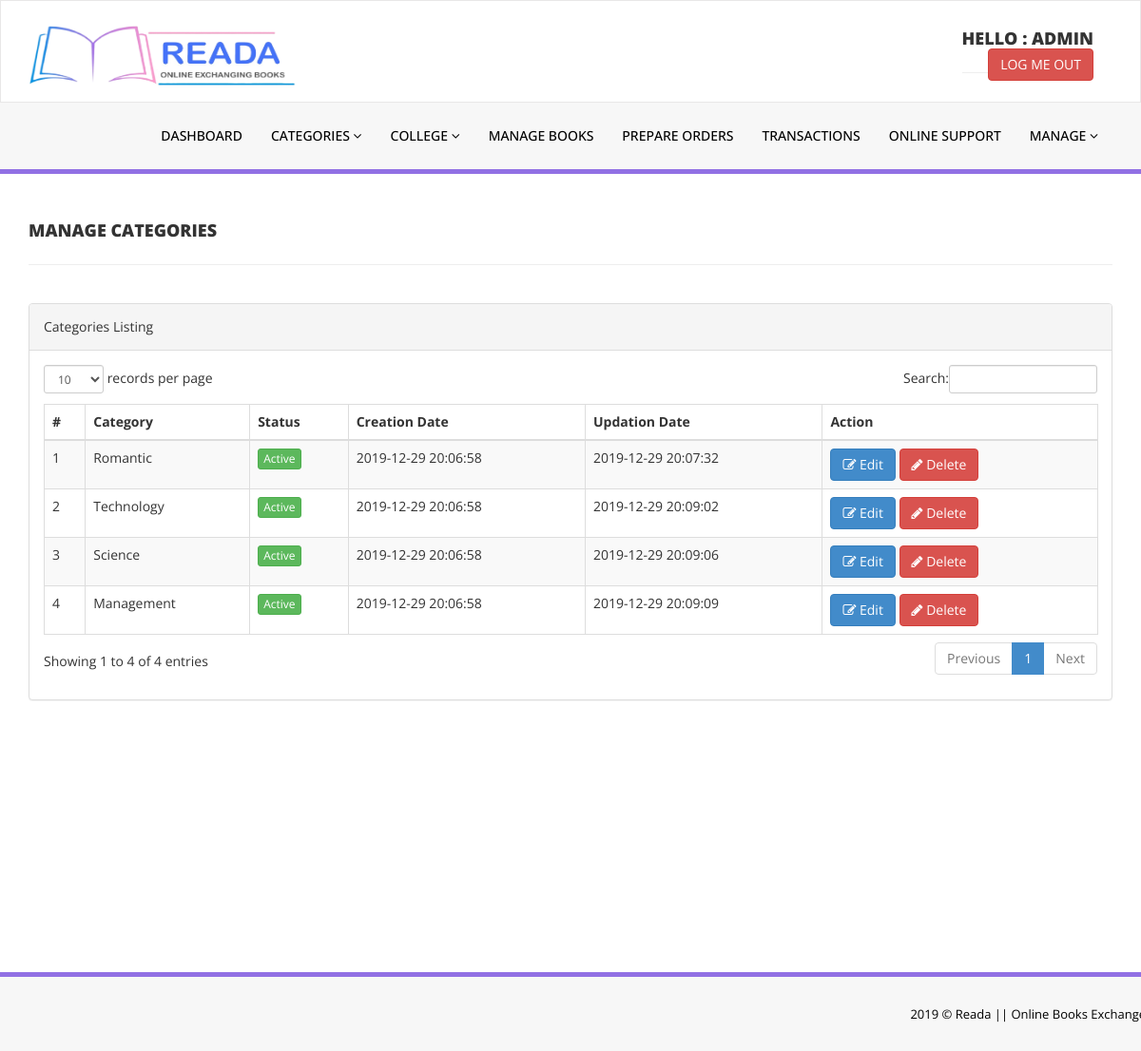
The app's page /admin/manage-categories.php (signed in) with its own data.
### tables this page shows
CREATE TABLE `tblcategory` (
  `id` int(11) NOT NULL,
  `CategoryName` varchar(150) DEFAULT NULL,
  `Status` int(1) DEFAULT NULL,
  `CreationDate` timestamp NULL DEFAULT CURRENT_TIMESTAMP,
  `UpdationDate` timestamp NOT NULL DEFAULT '0000-00-00 00:00:00' ON UPDATE CURRENT_TIMESTAMP
);

### src/admin/manage-categories.php (the view, shortened to what this page needs)
<?php
include('includes/config.php');
if(strlen($_SESSION['alogin'])==0)
    {
header('location:index.php');
}
else{
    ?>
<!DOCTYPE html>
<html xmlns="http://www.w3.org/1999/xhtml">
<head>
    <link href="assets/css/bootstrap.css" rel="stylesheet" />
    <link href="assets/css/font-awesome.css" rel="stylesheet" />
    <link href="assets/js/dataTables/dataTables.bootstrap.css" rel="stylesheet" />
    <link href="assets/css/style.css" rel="stylesheet" />
</head>
<body>
<?php include('includes/header.php');?>
    <div class="content-wrapper">
         <div class="container">
        <div class="row pad-botm">
            <div class="col-md-12">
                <h4 class="header-line">Manage Categories</h4>
    </div>
     <div class="row">
</div>
        </div>
            <div class="row">
                <div class="col-md-12">
                    <div class="panel panel-default">
                        <div class="panel-heading">
                           Categories Listing
                        </div>
                        <div class="panel-body">
                            <div class="table-responsive">
                                <table class="table table-striped table-bordered table-hover" id="dataTables-example">
                                    <thead>
                                        <tr>
                                            <th>#</th>
                                            <th>Category</th>
                                            <th>Status</th>
                                            <th>Creation Date</th>
                                            <th>Updation Date</th>
                                            <th>Action</th>
                                        </tr>
                                    </thead>
                                    <tbody>
<?php $sql = "SELECT * from  tblcategory";
$query = $dbh -> prepare($sql);
$query->execute();
$results=$query->fetchAll(PDO::FETCH_OBJ);
$cnt=1;
if($query->rowCount() > 0)
{
foreach($results as $result)
{               ?>
                                        <tr class="odd gradeX">
                                            <td class="center"><?php echo htmlentities($cnt);?></td>
                                            <td class="center"><?php echo htmlentities($result->CategoryName);?></td>
                                            <td class="center"><?php if($result->Status==1) {?>
                                            <a href="#" class="btn btn-success btn-xs">Active</a>
                                            <?php } else {?>
                                            <a href="#" class="btn btn-danger btn-xs">Inactive</a>
                                            <?php } ?></td>
                                            <td class="center"><?php echo htmlentities($result->CreationDate);?></td>
                                            <td class="center"><?php echo htmlentities($result->UpdationDate);?></td>
                                            <td class="center">
                                            <a href="edit-category.php?catid=<?php echo htmlentities($result->id);?>"><button class="btn btn-primary"><i class="fa fa-edit "></i> Edit</button>
                                          <a href="manage-categories.php?del=<?php echo htmlentities($result->id);?>" onclick="return confirm('Are you sure you want to delete?');"" >  <button class="btn btn-danger"><i class="fa fa-pencil"></i> Delete</button>
                                            </td>
                                        </tr>
 <?php $cnt=$cnt+1;}} ?>
                                    </tbody>
                                </table>
                            </div>
                        </div>
                    </div>
                </div>
            </div>
    </div>
    </div>
  <?php include('includes/footer.php');?>
</body>
</html>
<?php } ?>

### src/admin/assets/css/style.css (style rules this page uses)
.content-wrapper { margin-top: 40px; min-height:800px; padding-bottom:90px; }
.header-line { font-weight:900; padding-bottom:25px; border-bottom:1px solid #eeeeee; text-transform:uppercase; }
.pad-botm { padding-bottom:30px; }

### records on screen
tblcategory: CategoryName "Romantic", Status "Active", CreationDate "2019-12-29 20:06:58", UpdationDate "2019-12-29 20:07:32"
tblcategory: CategoryName "Technology", Status "Active", CreationDate "2019-12-29 20:06:58", UpdationDate "2019-12-29 20:09:02"
tblcategory: CategoryName "Science", Status "Active", CreationDate "2019-12-29 20:06:58", UpdationDate "2019-12-29 20:09:06"
tblcategory: CategoryName "Management", Status "Active", CreationDate "2019-12-29 20:06:58", UpdationDate "2019-12-29 20:09:09"

### other values on screen
$_SESSION['alogin'] "ADMIN"
